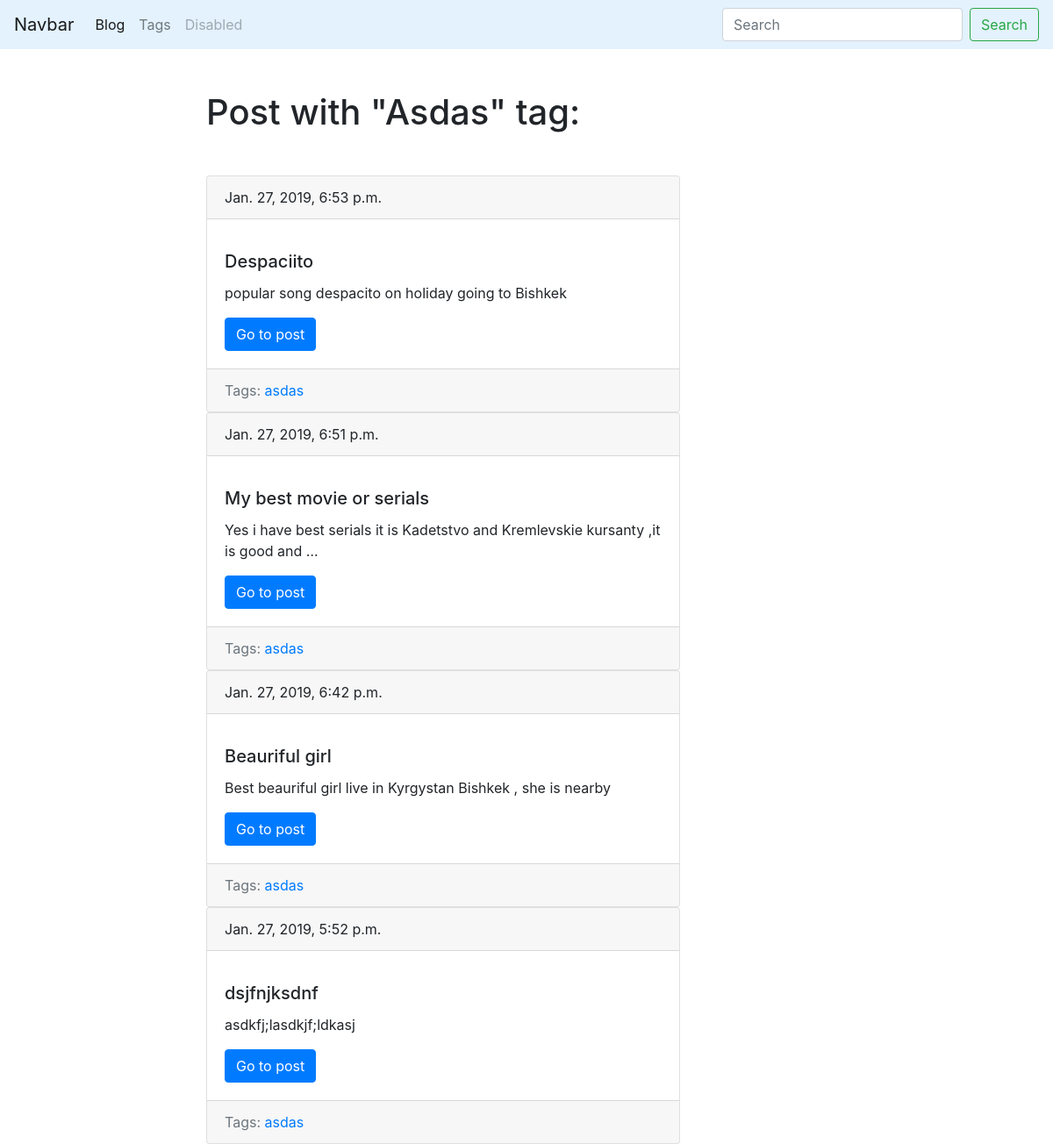
The app's page /blog/tag/sa/ with its own data.
### blog/models.py (models this page shows, shortened)
class Tag(models.Model):
    title = models.CharField(max_length=50)
    slug  = models.SlugField(max_length=50,unique=True)
    def get_absolute_url(self):
        return reverse('tag_detail_url',kwargs={'slug':self.slug})
    class Meta:
        ordering = ['title']

class Post(models.Model):
    title = models.CharField(max_length=255,db_index=True)
    slug = models.SlugField(max_length=100,unique=True,blank=True)
    body = models.TextField(blank=True,db_index=True)
    date_pub = models.DateTimeField(auto_now_add=True)
    tags = models.ManyToManyField('Tag',blank=True,related_name='posts')
    def get_absolute_url(self):
        return reverse('post_detail_url',kwargs={'slug':self.slug})
    class Meta:
        ordering = ['-date_pub']

### blog/views.py (the view)
# urls.py: path('tag/<str:slug>/',TagDetail.as_view(),name='tag_detail_url'),
class TagDetail(ObjectDetailMixin,View):
    model = Tag
    template = 'blog/tag_detail.html'

### blog/utils.py (called while the page is built)
    def get(self,request,slug):
        obj = get_object_or_404(self.model,slug__iexact=slug)
        return render(request,self.template,context={self.model.__name__.lower():obj,'admin_object':obj,'detail':True})

### blog/templates/blog/tag_detail.html (shortened to what this page needs)
{% extends 'bases/base.html' %}
{% block content %}
  <h1 class='mb-5'>Post with "{{tag.title|title}}" tag:</h1>
  {% for post in tag.posts.all %}
        {% include 'blog/includes/post_card.html' %}
    {% endfor %}
{% endblock %}

### blog/templates/blog/includes/post_card.html
<div class="card">
    <div class="card-header mb-3">
      {{post.date_pub}}
    </div>
    <div class="card-body">
      <h5 class="card-title">{{post.title}}</h5>
      <p class="card-text">{{post.body|truncatewords:15}}</p>
      <a href="{{post.get_absolute_url}}" class="btn btn-primary">Go to post</a>
    </div>
<div class="card-footer text-muted">
 Tags:
   {% for tag in post.tags.all  %}
      <a href="{{tag.get_absolute_url}}">{{tag.title}}</a>
   {% endfor %}
</div>
  </div>

### records on screen
Tag: title "Asdas", title "asdas"
Post: date_pub "Jan. 27, 2019, 6:53 p.m.", title "Despaciito", body "popular song despacito on holiday going to Bishkek"
Post: date_pub "Jan. 27, 2019, 6:51 p.m.", title "My best movie or serials", body "Yes i have best serials it is Kadetstvo and Kremlevskie kursanty ,it is good and …"
Post: date_pub "Jan. 27, 2019, 6:42 p.m.", title "Beauriful girl", body "Best beauriful girl live in Kyrgystan Bishkek , she is nearby"
Post: date_pub "Jan. 27, 2019, 5:52 p.m.", title "dsjfnjksdnf", body "asdkfj;lasdkjf;ldkasj"
